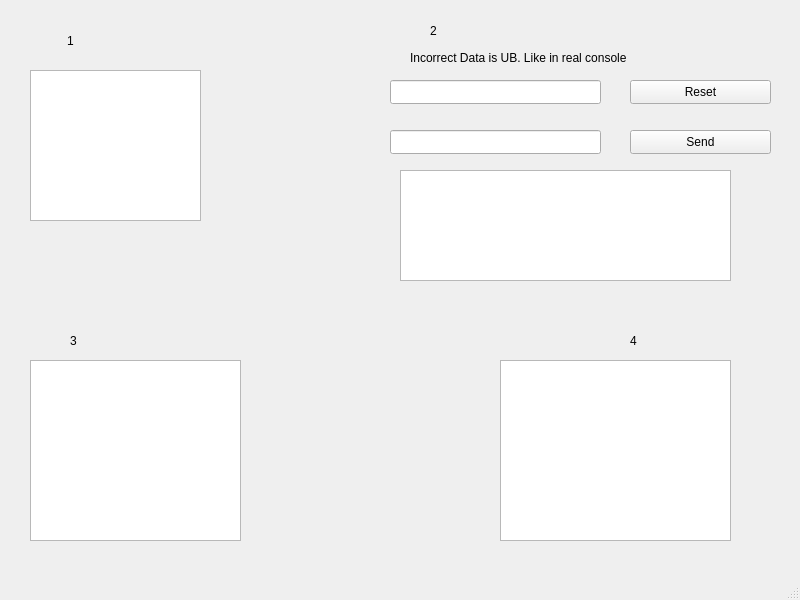
<?xml version="1.0" encoding="UTF-8"?>
<ui version="4.0">
 <class>MainWindow</class>
 <widget class="QMainWindow" name="MainWindow">
  <property name="geometry">
   <rect>
    <x>0</x>
    <y>0</y>
    <width>800</width>
    <height>600</height>
   </rect>
  </property>
  <property name="windowTitle">
   <string>MainWindow</string>
  </property>
  <widget class="QWidget" name="centralwidget">
   <widget class="QPushButton" name="pushButton">
    <property name="geometry">
     <rect>
      <x>630</x>
      <y>80</y>
      <width>141</width>
      <height>24</height>
     </rect>
    </property>
    <property name="text">
     <string>Reset</string>
    </property>
   </widget>
   <widget class="QPushButton" name="pushButton_send">
    <property name="geometry">
     <rect>
      <x>630</x>
      <y>130</y>
      <width>141</width>
      <height>24</height>
     </rect>
    </property>
    <property name="text">
     <string>Send</string>
    </property>
   </widget>
   <widget class="QLineEdit" name="lineEdit_input">
    <property name="geometry">
     <rect>
      <x>390</x>
      <y>130</y>
      <width>211</width>
      <height>24</height>
     </rect>
    </property>
   </widget>
   <widget class="QLineEdit" name="lineEdit_output">
    <property name="geometry">
     <rect>
      <x>390</x>
      <y>80</y>
      <width>211</width>
      <height>24</height>
     </rect>
    </property>
    <property name="readOnly">
     <bool>true</bool>
    </property>
   </widget>
   <widget class="QTextEdit" name="textEdit_1">
    <property name="geometry">
     <rect>
      <x>30</x>
      <y>70</y>
      <width>171</width>
      <height>151</height>
     </rect>
    </property>
    <property name="readOnly">
     <bool>true</bool>
    </property>
   </widget>
   <widget class="QTextEdit" name="textEdit_3">
    <property name="geometry">
     <rect>
      <x>30</x>
      <y>360</y>
      <width>211</width>
      <height>181</height>
     </rect>
    </property>
    <property name="readOnly">
     <bool>true</bool>
    </property>
   </widget>
   <widget class="QLabel" name="label">
    <property name="geometry">
     <rect>
      <x>67</x>
      <y>20</y>
      <width>81</width>
      <height>41</height>
     </rect>
    </property>
    <property name="text">
     <string>1</string>
    </property>
   </widget>
   <widget class="QLabel" name="label_2">
    <property name="geometry">
     <rect>
      <x>430</x>
      <y>10</y>
      <width>81</width>
      <height>41</height>
     </rect>
    </property>
    <property name="text">
     <string>2</string>
    </property>
   </widget>
   <widget class="QLabel" name="label_3">
    <property name="geometry">
     <rect>
      <x>70</x>
      <y>320</y>
      <width>81</width>
      <height>41</height>
     </rect>
    </property>
    <property name="text">
     <string>3</string>
    </property>
   </widget>
   <widget class="QLabel" name="label_4">
    <property name="geometry">
     <rect>
      <x>630</x>
      <y>320</y>
      <width>81</width>
      <height>41</height>
     </rect>
    </property>
    <property name="text">
     <string>4</string>
    </property>
   </widget>
   <widget class="QTextEdit" name="textEdit_4">
    <property name="geometry">
     <rect>
      <x>500</x>
      <y>360</y>
      <width>231</width>
      <height>181</height>
     </rect>
    </property>
    <property name="readOnly">
     <bool>true</bool>
    </property>
   </widget>
   <widget class="QTextEdit" name="textEdit_2">
    <property name="geometry">
     <rect>
      <x>400</x>
      <y>170</y>
      <width>331</width>
      <height>111</height>
     </rect>
    </property>
   </widget>
   <widget class="QLabel" name="label_5">
    <property name="geometry">
     <rect>
      <x>410</x>
      <y>50</y>
      <width>331</width>
      <height>16</height>
     </rect>
    </property>
    <property name="text">
     <string>Incorrect Data is UB. Like in real console</string>
    </property>
   </widget>
  </widget>
  <widget class="QMenuBar" name="menubar">
   <property name="geometry">
    <rect>
     <x>0</x>
     <y>0</y>
     <width>800</width>
     <height>21</height>
    </rect>
   </property>
  </widget>
  <widget class="QStatusBar" name="statusbar"/>
 </widget>
 <resources/>
 <connections/>
</ui>
